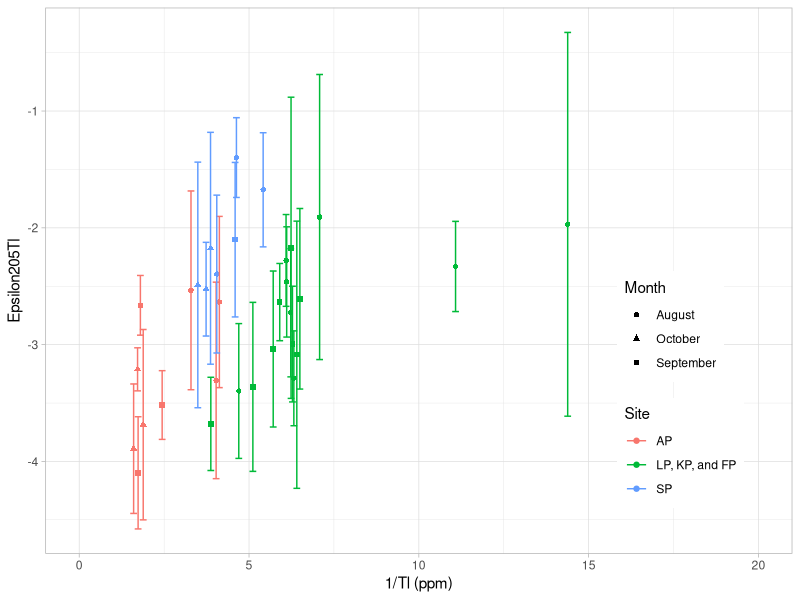

Source code (R): (Note: this script raises an error after producing the figure.)
## ---- chunk 1

# load packages

library(tidyverse)
library(dplyr)
library(ggplot2)
library(knitr)

# remind RMarkdown that iso_el = merged_data.csv (had some trouble with this)

iso_el <- read.csv("merged_data.csv")

# Tl isotope and 1/Tl  plot (note to self: low Tl conc outlier cropped out in this version)

tl_plot <- iso_el %>%
  ggplot(aes(x = Tl_inv, y = mean, col = combined_names)) +
  geom_point(aes(shape = month)) +
  geom_errorbar(aes(ymin = mean - sd2, ymax = mean + sd2), width = .2)+
  theme_light() + 
  labs(x = "1/Tl (ppm)", y = "Epsilon205Tl", col = "Site", shape = "Month") +
  theme(legend.position = c(0.85,0.3)) +
  xlim(0, 20) +
  ggsave(filename = "tl_plot2.tiff",
         device = "tiff",
         width = 8,
         height = 8,
         units = "in",
         dpi = 300)

tl_plot

## ---- chunk 2

# hopefully insert the plot... it's taking forever to load!

knitr::include_graphics("tl_plot.tiff2")

